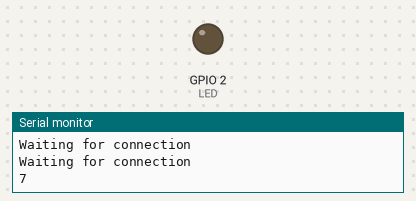
The sketch below on a simulated ESP32. On the bench: output pins drawn as LEDs (lit = HIGH), the last lines printed to the serial monitor. WiFi joins after 1.5 s; servers stay silent unless stated; uploads are accepted with an empty reply; random numbers use the default seed unless the sketch sets one.

Above: at 2.1 s.
At 18.3 s:
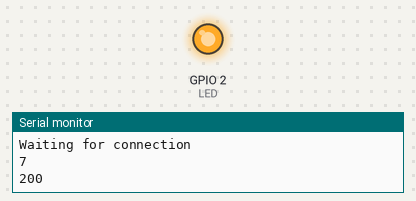
Timing chart, 0 to 43.4 s (numbered marks = the images above):
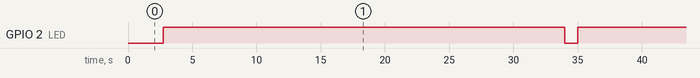

Measured:
- by itself, GPIO 2 (LED): alternates HIGH for 31.3 s and LOW for 1.0 s

The sketch:

ESP32_hello_world.ino
```cpp
/* iotapp - ESP32 - Hello World Sketch - This program generates a random number and posts via HTTPS to the iotapp console.  */
#include <WiFi.h>
#include <HTTPClient.h>
#include <ArduinoJson.h>

// Insert your Wifi credentials, then your given channel URL in the iotapp console.
const char* wifiName = "MY_WIFI_NAME";
const char* wifiPass =  "MY_WIFI_PASSWORD";
String urlKey = "MY_IOTAPP_CHANNEL_URL"; // Example: https://iotappbe.com:5001/api/DyUlKq8quK7G9lWQsEwXvGTROR4rv5Yo
const char* fingerprint = "b1 8d c5 3c a6 e4 e2 6b 68 20 64 88 bc 3b dd fe af 22 51 12"; //iotapp fingerprint

#define LED 2 //initalize LED 2
long randNumber = 0; // initalize random integer

void setup() {
  // Connect to WiFi
  Serial.begin(115200);
  WiFi.begin(wifiName, wifiPass);   //Connect the WiFi
  while (WiFi.status() != WL_CONNECTED) {  //Wait for the WiFi to connect
    pinMode(LED, OUTPUT);  // declare LED as output
    delay(500);
    Serial.println("Waiting for connection");
  }
}

void loop() {
  randNumber = random(300); //initialize a random number
  Serial.println(randNumber); //print random number
  delay(50);

  if(WiFi.status()== WL_CONNECTED){   //Check WiFi connection status

  StaticJsonBuffer<300> JSONbuffer;   //Declaring static JSON buffer
  JsonObject& JSONencoder = JSONbuffer.createObject();

  JSONencoder["value"] = randNumber;
  char JSONmessageBuffer[300];
  JSONencoder.prettyPrintTo(JSONmessageBuffer, sizeof(JSONmessageBuffer));

   HTTPClient http;    //Declare httpClient
   http.begin(urlKey, fingerprint); //Pass args
   http.addHeader("Content-Type", "application/json");  //Every content header type should be "application/json"

 int httpCode = http.POST(JSONmessageBuffer);   //Send the request
 String payload = http.getString();        //Get the response payload

  //flash LED 2 when sending request
  digitalWrite(LED, LOW);
  delay(1000);
  digitalWrite(LED, HIGH);
  delay(1000);

   Serial.println(httpCode);   //Print HTTP return code
   Serial.println(payload);    //Print request response payload
   http.end();  //Close connection

 }else{
    Serial.println("Connection Error");  //else there's an error
 }
  delay(30000);  //Time between requests is default set to 30000 milliseconds (30 seconds)
}
```
